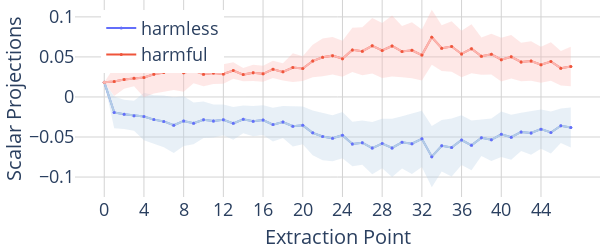

Write notebook code for a chart like this one.
### Code cell
# layers x resid_modules x tokens x batch x dim
category2acts_normed = {
    "harmful": harmful_acts_normed,
    "harmless": harmless_acts_normed,
}

# x_values = sum([[f"{l}", f"{l}-mid"] for l in range(num_layers)], [])
x_values = [str(i) for i in range(2 * num_layers)]

fig = go.Figure()

for category in categories:
    acts_normed = category2acts_normed[category][:, :, :, chosen_token]
    projections = einops.einsum(
        refusal_dirs,
        acts_normed,
        "layer act dim, layer act batch dim -> layer act batch",
    )
    projections = torch.tensor(projections)

    mean_projection = projections.mean(dim=-1)

    y_values = mean_projection.flatten()

    # mean
    fig.add_trace(
        go.Scatter(
            x=x_values,
            y=y_values,
            name=category,
            mode="lines+markers",
            yaxis="y",
            marker=dict(color=colour_map[category], size=3),
            showlegend=True,
        )
    )
    fig.add_trace(
        go.Scatter(
            x=x_values,
            y=y_values,
            name=category,
            mode="lines+markers",
            yaxis="y",
            marker=dict(color=colour_map_light[category], size=3),
            showlegend=False,
        )
    )

    # variance
    fig.add_trace(
        variance_plot(
            x=x_values,
            y=projections.reshape(-1, projections.shape[-1]),
            yaxis="y",
            fillcolor=colour_map_opaque[category],
            showlegend=False,
        )
    )

    # dot markers
    fig.add_trace(
        go.Scatter(
            x=x_values[1::],
            y=y_values[1::],
            name=f"{category}",
            mode="markers",
            yaxis="y",
            marker=dict(color=colour_map[category], size=3),
            showlegend=False,
        )
    )


fig.update_layout(
    # title=f"Scalar projections of activations onto the local refusal direction at each
    # extraction point for {MODEL_PATH}",
    plot_bgcolor="white",
    grid=dict(rows=1, columns=1),
    xaxis=dict(
        type="category",
        dtick=4,
        title=dict(text="Extraction Point", font=dict(size=20)),
        gridcolor="lightgrey",
        tickfont=dict(size=18),
    ),
    yaxis=dict(
        title=dict(text="Scalar Projections", font=dict(size=20)),
        gridcolor="lightgrey",
        zeroline=False,
        tickfont=dict(size=18),
    ),
    hovermode="x unified",
    height=250,
    # width=20 + 12 * len(x_values),
    width=600,
    margin=dict(l=0, r=0, t=0, b=0),
    legend=dict(x=0.05, y=0.95, font=dict(size=18)),
)
fig.show()

### Figure 1 — Plotly figure (JSON) as saved in the notebook; plotly's stock layout.template omitted (floating-point values rounded to 4 significant figures)
{"data": [{"marker": {"color": "#636EFA", "size": 3}, "mode": "lines+markers", "name": "harmless", "showlegend": true, "type": "scatter", "x": ["0", "1", "2", "3", "4", "5", "6", "7", "8", "9", "10", "11", "12", "13", "14", "15", "16", "17", "18", "19", "20", "21", "22", "23", "24", "25", "26", "27", "28", "29", "30", "31", "32", "33", "34", "35", "36", "37", "38", "39", "40", "41", "42", "43", "44", "45", "46", "47"], "y": [0.0185, -0.01926, -0.02168, -0.02343, -0.02433, -0.02828, -0.03052, -0.03517, -0.03016, -0.03286, -0.02845, -0.03, -0.0286, -0.03294, -0.02791, -0.03017, -0.0289, -0.03451, -0.03132, -0.0366, -0.03542, -0.04482, -0.04942, -0.05152, -0.04771, -0.05875, -0.05711, -0.06388, -0.05812, -0.06365, -0.05663, -0.05827, -0.05227, -0.07451, -0.06097, -0.06303, -0.05377, -0.06035, -0.05095, -0.05345, -0.04662, -0.05027, -0.04374, -0.04497, -0.04021, -0.04436, -0.03596, -0.03821], "yaxis": "y"}, {"marker": {"color": "rgb(179,205,227)", "size": 3}, "mode": "lines+markers", "name": "harmless", "showlegend": false, "type": "scatter", "x": ["0", "1", "2", "3", "4", "5", "6", "7", "8", "9", "10", "11", "12", "13", "14", "15", "16", "17", "18", "19", "20", "21", "22", "23", "24", "25", "26", "27", "28", "29", "30", "31", "32", "33", "34", "35", "36", "37", "38", "39", "40", "41", "42", "43", "44", "45", "46", "47"], "y": [0.0185, -0.01926, -0.02168, -0.02343, -0.02433, -0.02828, -0.03052, -0.03517, -0.03016, -0.03286, -0.02845, -0.03, -0.0286, -0.03294, -0.02791, -0.03017, -0.0289, -0.03451, -0.03132, -0.0366, -0.03542, -0.04482, -0.04942, -0.05152, -0.04771, -0.05875, -0.05711, -0.06388, -0.05812, -0.06365, -0.05663, -0.05827, -0.05227, -0.07451, -0.06097, -0.06303, -0.05377, -0.06035, -0.05095, -0.05345, -0.04662, -0.05027, -0.04374, -0.04497, -0.04021, -0.04436, -0.03596, -0.03821], "yaxis": "y"}, {"fill": "toself", "fillcolor": "rgba(179, 205, 227, 0.3)", "line": {"color": "rgba(179, 205, 227, 0.3)", "width": 0}, "mode": "lines", "showlegend": false, "type": "scatter", "x": ["0", "1", "2", "3", "4", "5", "6", "7", "8", "9", "10", "11", "12", "13", "14", "15", "16", "17", "18", "19", "20", "21", "22", "23", "24", "25", "26", "27", "28", "29", "30", "31", "32", "33", "34", "35", "36", "37", "38", "39", "40", "41", "42", "43", "44", "45", "46", "47", "47", "46", "45", "44", "43", "42", "41", "40", "39", "38", "37", "36", "35", "34", "33", "32", "31", "30", "29", "28", "27", "26", "25", "24", "23", "22", "21", "20", "19", "18", "17", "16", "15", "14", "13", "12", "11", "10", "9", "8", "7", "6", "5", "4", "3", "2", "1", "0"], "y": [0.0185, 0.0004645, -0.003346, -0.004818, 0.005362, 0.001994, 0.001892, -0.0004308, 0.000939, -0.006784, -0.005613, -0.009367, -0.009392, -0.01248, -0.0106, -0.01133, -0.01033, -0.01354, -0.01126, -0.01131, -0.01189, -0.01694, -0.0198, -0.02279, -0.01882, -0.031, -0.02943, -0.03133, -0.02721, -0.0272, -0.02401, -0.02047, -0.01719, -0.0364, -0.02881, -0.02689, -0.02274, -0.02924, -0.02806, -0.02682, -0.01823, -0.02214, -0.01987, -0.0178, -0.01572, -0.01826, -0.01441, -0.01324, -0.06318, -0.05751, -0.07047, -0.0647, -0.07214, -0.0676, -0.07839, -0.07501, -0.08007, -0.07383, -0.09145, -0.0848, -0.09918, -0.09312, -0.1126, -0.08734, -0.09607, -0.08925, -0.1001, -0.08903, -0.09643, -0.08478, -0.08651, -0.0766, -0.08026, -0.07904, -0.0727, -0.05894, -0.06189, -0.05137, -0.05548, -0.04747, -0.04902, -0.04523, -0.0534, -0.04781, -0.05064, -0.0513, -0.05893, -0.06126, -0.06991, -0.06292, -0.05855, -0.05402, -0.04205, -0.04001, -0.03898, 0.0185], "yaxis": "y"}, {"marker": {"color": "#636EFA", "size": 3}, "mode": "markers", "name": "harmless", "showlegend": false, "type": "scatter", "x": ["1", "2", "3", "4", "5", "6", "7", "8", "9", "10", "11", "12", "13", "14", "15", "16", "17", "18", "19", "20", "21", "22", "23", "24", "25", "26", "27", "28", "29", "30", "31", "32", "33", "34", "35", "36", "37", "38", "39", "40", "41", "42", "43", "44", "45", "46", "47"], "y": [-0.01926, -0.02168, -0.02343, -0.02433, -0.02828, -0.03052, -0.03517, -0.03016, -0.03286, -0.02845, -0.03, -0.0286, -0.03294, -0.02791, -0.03017, -0.0289, -0.03451, -0.03132, -0.0366, -0.03542, -0.04482, -0.04942, -0.05152, -0.04771, -0.05875, -0.05711, -0.06388, -0.05812, -0.06365, -0.05663, -0.05827, -0.05227, -0.07451, -0.06097, -0.06303, -0.05377, -0.06035, -0.05095, -0.05345, -0.04662, -0.05027, -0.04374, -0.04497, -0.04021, -0.04436, -0.03596, -0.03821], "yaxis": "y"}, {"marker": {"color": "#EF553B", "size": 3}, "mode": "lines+markers", "name": "harmful", "showlegend": true, "type": "scatter", "x": ["0", "1", "2", "3", "4", "5", "6", "7", "8", "9", "10", "11", "12", "13", "14", "15", "16", "17", "18", "19", "20", "21", "22", "23", "24", "25", "26", "27", "28", "29", "30", "31", "32", "33", "34", "35", "36", "37", "38", "39", "40", "41", "42", "43", "44", "45", "46", "47"], "y": [0.0185, 0.01925, 0.02167, 0.02344, 0.02435, 0.02829, 0.03055, 0.03521, 0.03019, 0.0329, 0.02848, 0.03002, 0.02862, 0.03297, 0.02793, 0.0302, 0.02893, 0.03455, 0.03135, 0.03663, 0.03545, 0.04486, 0.04947, 0.05158, 0.04775, 0.05879, 0.05715, 0.06391, 0.05814, 0.06364, 0.05667, 0.0583, 0.0523, 0.07451, 0.06096, 0.06301, 0.05373, 0.06029, 0.0509, 0.05338, 0.04655, 0.05019, 0.04368, 0.04491, 0.04017, 0.0443, 0.03591, 0.03816], "yaxis": "y"}, {"marker": {"color": "rgb(251,180,174)", "size": 3}, "mode": "lines+markers", "name": "harmful", "showlegend": false, "type": "scatter", "x": ["0", "1", "2", "3", "4", "5", "6", "7", "8", "9", "10", "11", "12", "13", "14", "15", "16", "17", "18", "19", "20", "21", "22", "23", "24", "25", "26", "27", "28", "29", "30", "31", "32", "33", "34", "35", "36", "37", "38", "39", "40", "41", "42", "43", "44", "45", "46", "47"], "y": [0.0185, 0.01925, 0.02167, 0.02344, 0.02435, 0.02829, 0.03055, 0.03521, 0.03019, 0.0329, 0.02848, 0.03002, 0.02862, 0.03297, 0.02793, 0.0302, 0.02893, 0.03455, 0.03135, 0.03663, 0.03545, 0.04486, 0.04947, 0.05158, 0.04775, 0.05879, 0.05715, 0.06391, 0.05814, 0.06364, 0.05667, 0.0583, 0.0523, 0.07451, 0.06096, 0.06301, 0.05373, 0.06029, 0.0509, 0.05338, 0.04655, 0.05019, 0.04368, 0.04491, 0.04017, 0.0443, 0.03591, 0.03816], "yaxis": "y"}, {"fill": "toself", "fillcolor": "rgba(251, 180, 174, 0.3)", "line": {"color": "rgba(251, 180, 174, 0.3)", "width": 0}, "mode": "lines", "showlegend": false, "type": "scatter", "x": ["0", "1", "2", "3", "4", "5", "6", "7", "8", "9", "10", "11", "12", "13", "14", "15", "16", "17", "18", "19", "20", "21", "22", "23", "24", "25", "26", "27", "28", "29", "30", "31", "32", "33", "34", "35", "36", "37", "38", "39", "40", "41", "42", "43", "44", "45", "46", "47", "47", "46", "45", "44", "43", "42", "41", "40", "39", "38", "37", "36", "35", "34", "33", "32", "31", "30", "29", "28", "27", "26", "25", "24", "23", "22", "21", "20", "19", "18", "17", "16", "15", "14", "13", "12", "11", "10", "9", "8", "7", "6", "5", "4", "3", "2", "1", "0"], "y": [0.0185, 0.03717, 0.03314, 0.03361, 0.04904, 0.05217, 0.05445, 0.06177, 0.05399, 0.04862, 0.04366, 0.04394, 0.0407, 0.04327, 0.03623, 0.04034, 0.03897, 0.04531, 0.0422, 0.05468, 0.05096, 0.06507, 0.07314, 0.07498, 0.07026, 0.08656, 0.08713, 0.09857, 0.09245, 0.1016, 0.08865, 0.09315, 0.08411, 0.1088, 0.08944, 0.09468, 0.08278, 0.09082, 0.07414, 0.07885, 0.0738, 0.07729, 0.06766, 0.06964, 0.06264, 0.06844, 0.05746, 0.06281, 0.01351, 0.01436, 0.02017, 0.01769, 0.02019, 0.0197, 0.02309, 0.0193, 0.02792, 0.02766, 0.02975, 0.02468, 0.03134, 0.03248, 0.04025, 0.02048, 0.02346, 0.0247, 0.02569, 0.02383, 0.02925, 0.02716, 0.03103, 0.02524, 0.02817, 0.0258, 0.02466, 0.01994, 0.01859, 0.0205, 0.0238, 0.0189, 0.02007, 0.01964, 0.02266, 0.01654, 0.01611, 0.01329, 0.01718, 0.00639, 0.008656, 0.00665, 0.00442, -0.0003502, 0.01326, 0.01021, 0.001337, 0.0185], "yaxis": "y"}, {"marker": {"color": "#EF553B", "size": 3}, "mode": "markers", "name": "harmful", "showlegend": false, "type": "scatter", "x": ["1", "2", "3", "4", "5", "6", "7", "8", "9", "10", "11", "12", "13", "14", "15", "16", "17", "18", "19", "20", "21", "22", "23", "24", "25", "26", "27", "28", "29", "30", "31", "32", "33", "34", "35", "36", "37", "38", "39", "40", "41", "42", "43", "44", "45", "46", "47"], "y": [0.01925, 0.02167, 0.02344, 0.02435, 0.02829, 0.03055, 0.03521, 0.03019, 0.0329, 0.02848, 0.03002, 0.02862, 0.03297, 0.02793, 0.0302, 0.02893, 0.03455, 0.03135, 0.03663, 0.03545, 0.04486, 0.04947, 0.05158, 0.04775, 0.05879, 0.05715, 0.06391, 0.05814, 0.06364, 0.05667, 0.0583, 0.0523, 0.07451, 0.06096, 0.06301, 0.05373, 0.06029, 0.0509, 0.05338, 0.04655, 0.05019, 0.04368, 0.04491, 0.04017, 0.0443, 0.03591, 0.03816], "yaxis": "y"}], "layout": {"grid": {"columns": 1, "rows": 1}, "height": 250, "hovermode": "x unified", "legend": {"font": {"size": 18}, "x": 0.05, "y": 0.95}, "margin": {"b": 0, "l": 0, "r": 0, "t": 0}, "plot_bgcolor": "white", "width": 600, "xaxis": {"dtick": 4, "gridcolor": "lightgrey", "tickfont": {"size": 18}, "title": {"font": {"size": 20}, "text": "Extraction Point"}, "type": "category"}, "yaxis": {"gridcolor": "lightgrey", "tickfont": {"size": 18}, "title": {"font": {"size": 20}, "text": "Scalar Projections"}, "zeroline": false}}}
